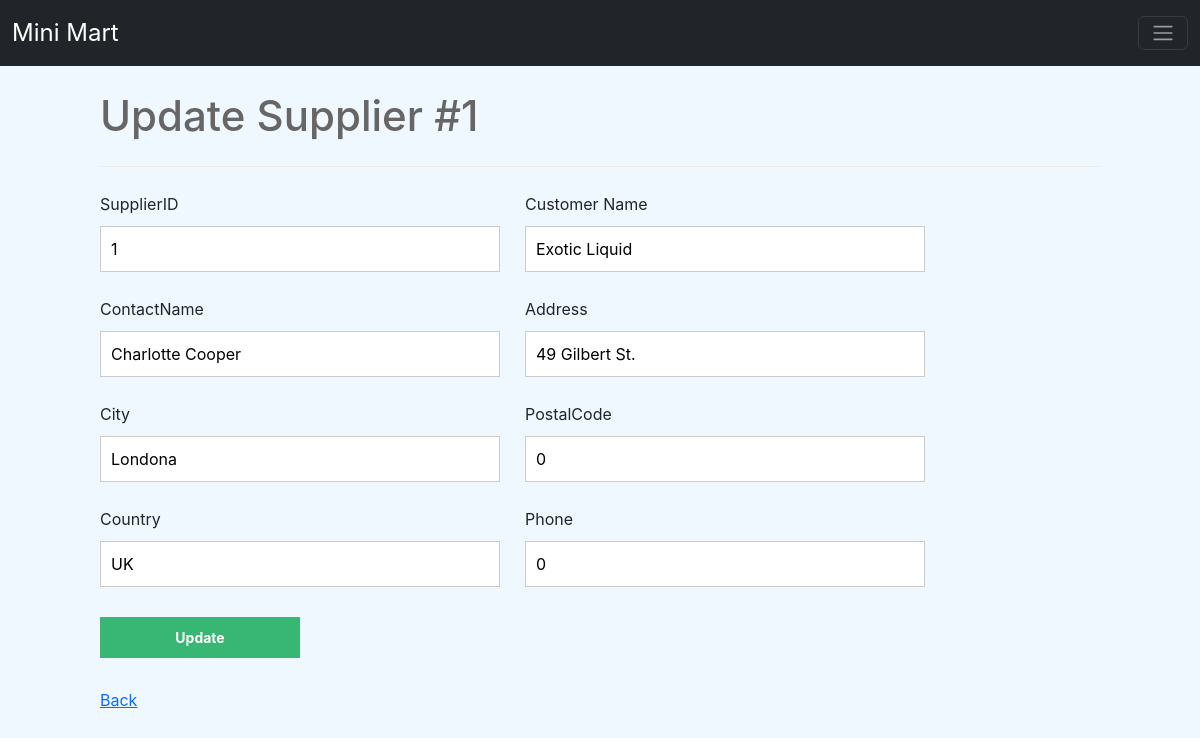
Screenshot of /Suppliers/update.php?SupplierID=1 with the database file from the repository.
### tables this page shows
CREATE TABLE `suppliers` (
  `SupplierID` int(11) NOT NULL,
  `SupplierName` varchar(255) NOT NULL,
  `ContactName` varchar(255) NOT NULL,
  `Address` varchar(255) NOT NULL,
  `City` varchar(255) NOT NULL,
  `PostalCode` int(255) NOT NULL,
  `Country` varchar(255) NOT NULL,
  `Phone` int(255) NOT NULL
);

### Suppliers/update.php (the view, shortened to what this page needs)
<?php
$pdo = pdo_connect_mysql();
if (isset($_GET['SupplierID'])) {
    $stmt = $pdo->prepare('SELECT * FROM suppliers WHERE SupplierID = ?');
    $stmt->execute([$_GET['SupplierID']]);
    $suppliers = $stmt->fetch(PDO::FETCH_ASSOC);
} else {
    exit('No ID specified!');
}
?>
<?=template_header('Read')?>
<div class="content update">
	<h2>Update Supplier #<?=$suppliers['SupplierID']?></h2>
    <form action="../Suppliers/update.php?SupplierID=<?=$suppliers['SupplierID']?>" method="post">
        <label for="SupplierID">SupplierID </label>
        <label for="SupplierName">Customer Name</label>
        <input type="text" name="SupplierID" placeholder="1" value="<?=$suppliers['SupplierID']?>" SupplierID ="SupplierID ">
        <input type="text" name="SupplierName" placeholder="" value="<?=$suppliers['SupplierName']?>" SupplierID ="SupplierName">
        <label for="ContactName">ContactName</label>
        <label for="Address">Address</label>
        <input type="text" name="ContactName" placeholder="" value="<?=$suppliers['ContactName']?>" SupplierID ="ContactName">
        <input type="text" name="Address" placeholder="" value="<?=$suppliers['Address']?>" SupplierID ="Address">
        <label for="City">City</label>
        <label for="PostalCode">PostalCode</label>
        <input type="text" name="City" placeholder="" value="<?=$suppliers['City']?>" CustomerID ="City">
        <input type="text" name="PostalCode" placeholder="" value="<?=$suppliers['PostalCode']?>" SupplierID ="PostalCode">
        <label for="Country">Country</label>
        <label for="Phone">Phone</label>
        <input type="text" name="Country" placeholder="" value="<?=$suppliers['Country']?>" SupplierID ="Country">
        <input type="text" name="Phone" placeholder="" value="<?=$suppliers['Phone']?>" SupplierID ="Phone">
        <input type="submit" value="Update">
    </form>
    <a href="../Suppliers/read.php" onclick="window.history.back();">Back</a>
</div>
<?=template_footer()?>

### Suppliers/style.css (style rules this page uses)
* { box-sizing: border-box; font-family: -apple-system, BlinkMacSystemFont, "segoe ui", roboto, oxygen, ubuntu, cantarell, "fira sans", "droid sans", "helvetica neue", Arial, sans-serif; font-size: 16px; -webkit-font-smoothing: antialiased; -moz-osx-font-smoothing: grayscale; }
body { background-color: #FFFFFF; margin: 0; }
.content { width: 1000px; margin: 0 auto; }
.content h2 { margin: 0; padding: 25px 0; font-size: 42px; border-bottom: 1px solid #ebebeb; color: #666666; }
.update form { padding: 15px 0; display: flex; flex-flow: wrap; }
.update form label { display: inline-flex; width: 400px; padding: 10px 0; margin-right: 25px; }
.update form input { padding: 10px; width: 400px; margin-right: 25px; margin-bottom: 15px; border: 1px solid #cccccc; }
.update form input[type="submit"] { display: block; background-color: #38b673; border: 0; font-weight: bold; font-size: 14px; color: #FFFFFF; cursor: pointer; width: 200px; margin-top: 15px; }

### Suppliers/function.php (style rules this page uses)
body { background-color: #f0f8ff; }

### rows the page displays
suppliers: SupplierID "1", SupplierName "Exotic Liquid", ContactName "Charlotte Cooper", Address "49 Gilbert St.", City "Londona", PostalCode "0", Country "UK", Phone "0"
